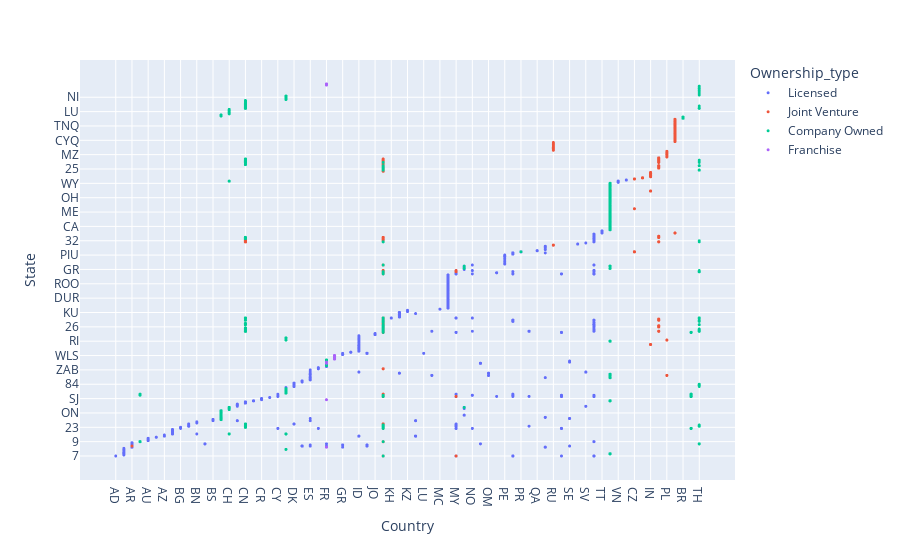

Source (notebook cell):
### Code cell
fig = px.scatter(stores_df, x='Country',
                y='State',
                color='Ownership_type',
                hover_data=['Country'])

fig.update_traces(marker={'size':3}) 
plt.figure(figsize=(60,20))
fig.show()
plt.savefig("Images/Country.png")
fig.write_html("HTML/Country.html")

### Figure 1 — Plotly figure (JSON) as saved in the notebook; plotly's stock layout.template omitted (floating-point values rounded to 4 significant figures; data arrays with more than 128 entries replaced by an {"elided": "..."} marker saying what was removed)
{"data": [{"hovertemplate": "Ownership_type=Licensed<br>Country=%{x}<br>State=%{y}<extra></extra>", "legendgroup": "Licensed", "marker": {"color": "#636efa", "size": 3, "symbol": "circle"}, "mode": "markers", "name": "Licensed", "showlegend": true, "type": "scattergl", "x": {"elided": "9375 str values"}, "xaxis": "x", "y": {"elided": "9375 str values"}, "yaxis": "y"}, {"hovertemplate": "Ownership_type=Joint Venture<br>Country=%{x}<br>State=%{y}<extra></extra>", "legendgroup": "Joint Venture", "marker": {"color": "#EF553B", "size": 3, "symbol": "circle"}, "mode": "markers", "name": "Joint Venture", "showlegend": true, "type": "scattergl", "x": {"elided": "3976 str values"}, "xaxis": "x", "y": {"elided": "3976 str values"}, "yaxis": "y"}, {"hovertemplate": "Ownership_type=Company Owned<br>Country=%{x}<br>State=%{y}<extra></extra>", "legendgroup": "Company Owned", "marker": {"color": "#00cc96", "size": 3, "symbol": "circle"}, "mode": "markers", "name": "Company Owned", "showlegend": true, "type": "scattergl", "x": {"elided": "11932 str values"}, "xaxis": "x", "y": {"elided": "11932 str values"}, "yaxis": "y"}, {"hovertemplate": "Ownership_type=Franchise<br>Country=%{x}<br>State=%{y}<extra></extra>", "legendgroup": "Franchise", "marker": {"color": "#ab63fa", "size": 3, "symbol": "circle"}, "mode": "markers", "name": "Franchise", "showlegend": true, "type": "scattergl", "x": {"elided": "317 str values"}, "xaxis": "x", "y": {"elided": "317 str values"}, "yaxis": "y"}], "layout": {"autosize": true, "legend": {"title": {"text": "Ownership_type"}, "tracegroupgap": 0}, "margin": {"t": 60}, "xaxis": {"anchor": "y", "autorange": true, "domain": [0, 1], "range": [-4.361, 76.36], "title": {"text": "Country"}, "type": "category"}, "yaxis": {"anchor": "x", "autorange": true, "domain": [0, 1], "range": [-24.57, 361.6], "title": {"text": "State"}, "type": "category"}}}
